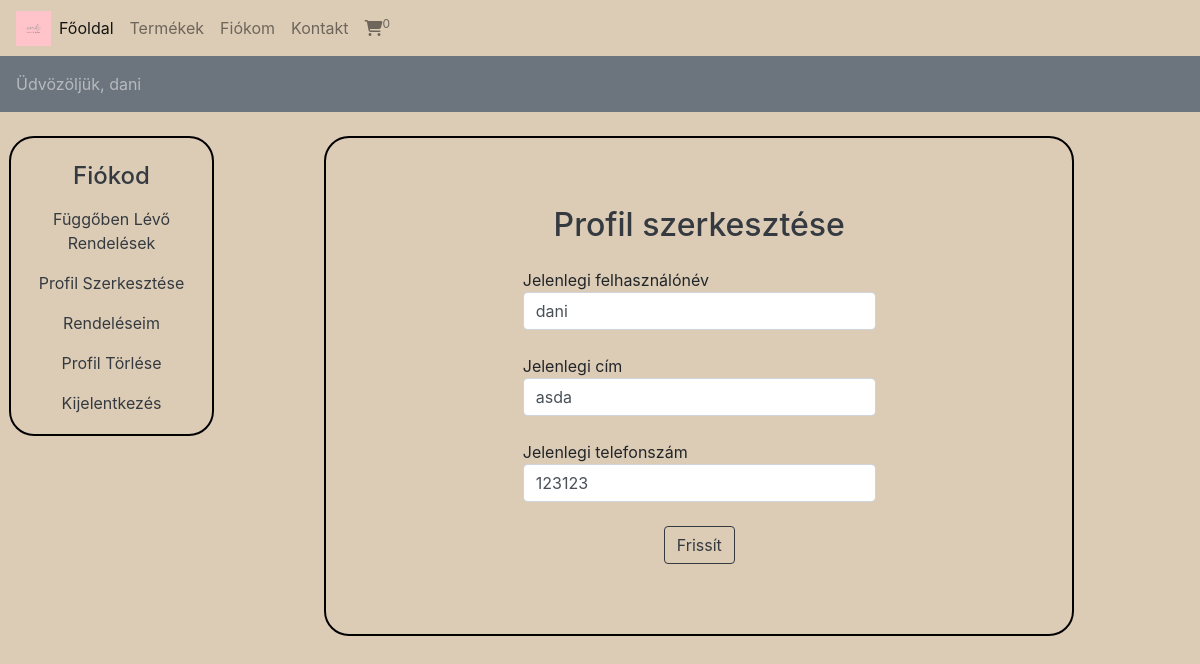
/users_area/profile.php?edit_account (signed in), run on the app's committed database.
### tables this page shows
CREATE TABLE `felhasznalok` (
  `user_id` int(11) NOT NULL,
  `username` varchar(100) NOT NULL,
  `user_email` varchar(100) NOT NULL,
  `user_password` varchar(255) NOT NULL,
  `user_image` varchar(255) NOT NULL,
  `user_ip` varchar(100) NOT NULL,
  `user_address` varchar(255) NOT NULL,
  `user_mobile` varchar(20) NOT NULL
);

### users_area/edit_account.php (the view, shortened to what this page needs)
<?php
if(isset($_GET['edit_account'])){
    $user_session_name=$_SESSION['username'];
    $select_query="Select * from `felhasznalok` where username='$user_session_name'";
    $result_query=mysqli_query($con,$select_query);
    $row_fetch=mysqli_fetch_assoc($result_query);
    $username=$row_fetch['username'];
    $user_address=$row_fetch['user_address'];
    $user_mobile=$row_fetch['user_mobile'];
}
?>
<!DOCTYPE html>
<html lang="en">
<head>
</head>
<body>
    <div class="container container-keret3">
    <h2 class="text-center text-dark mb-4 mt-5">Profil szerkesztése</h2>
    <form action="" method="post" enctype="multipart/form-data">
        <div class="form-outline mb-4">
            <p class="w-50 m-auto">Jelenlegi felhasználónév</p>
            <input type="text" class="form-control w-50 m-auto" value="<?php echo "$username"?>"name="user_username">
        </div>
        <div class="form-outline mb-4">
            <p class="w-50 m-auto">Jelenlegi cím</p>
            <input type="text" class="form-control w-50 m-auto" name="user_address" value="<?php echo "$user_address"?>">
        </div>
        <div class="form-outline mb-4">
            <p class="w-50 m-auto">Jelenlegi telefonszám</p>
            <input type="text" class="form-control w-50 m-auto" name="user_mobile" value="<?php echo "$user_mobile"?>">
        </div>
        <div class="container text-center">
        <input type="submit" value="Frissít" class="btn btn-outline-dark" name="user_update">
        </div>
    </form>
    </div>
</body>
</html>

### style.css (style rules this page uses)
* { margin: 0; padding: 0; box-sizing: border-box; }
body { overflow-x:hidden; }
.bg-color2 { background-color:rgb(220,204,182); }

### function/common_function.php (style rules this page uses)
body { overflow-x:hidden; background-color:rgb(220,204,182); }
.bg-color2 { background-color:rgb(220,204,182); }

### users_area/profile.php (style rules this page uses)
body { overflow-x:hidden; }

### users_area/edit_account.php (style rules this page uses)
.container-keret3 { border-radius:25px; border: 2px solid black; padding: 20px; width: 750px; height: 500px; }

### data on the page
felhasznalok: user_username "dani", user_address "asda", user_mobile "123123"

### other printed values
$count_cart_items "0"
$_SESSION['username'] "dani"
